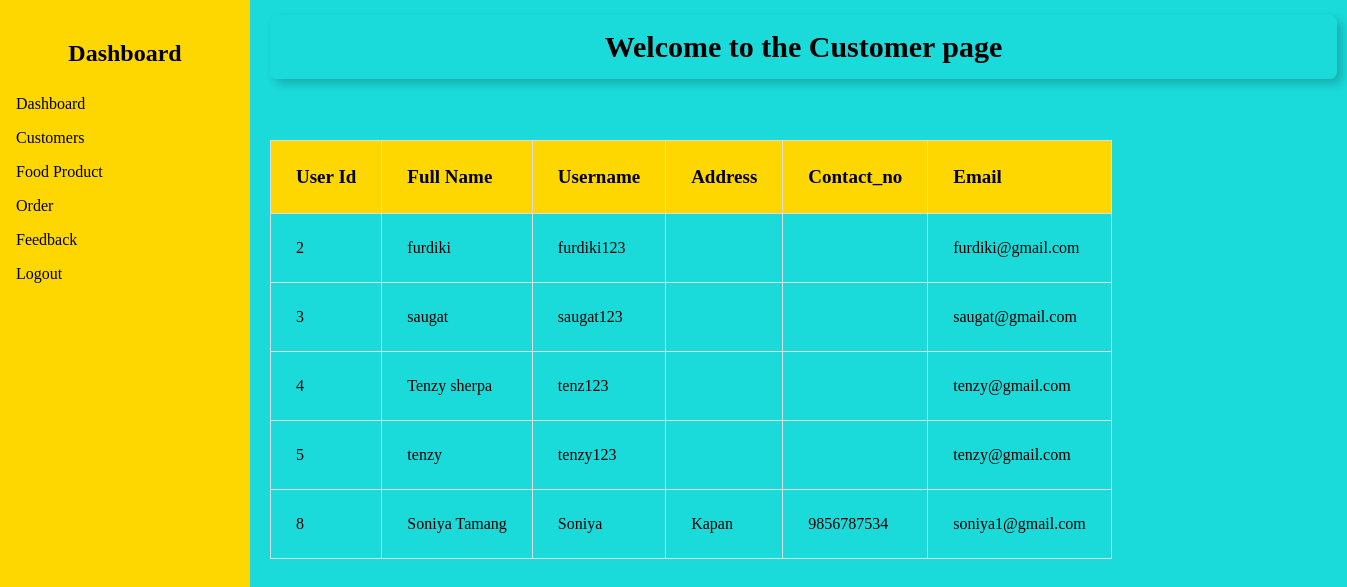
Before: /backend/customers.php (signed in) with the older database file.
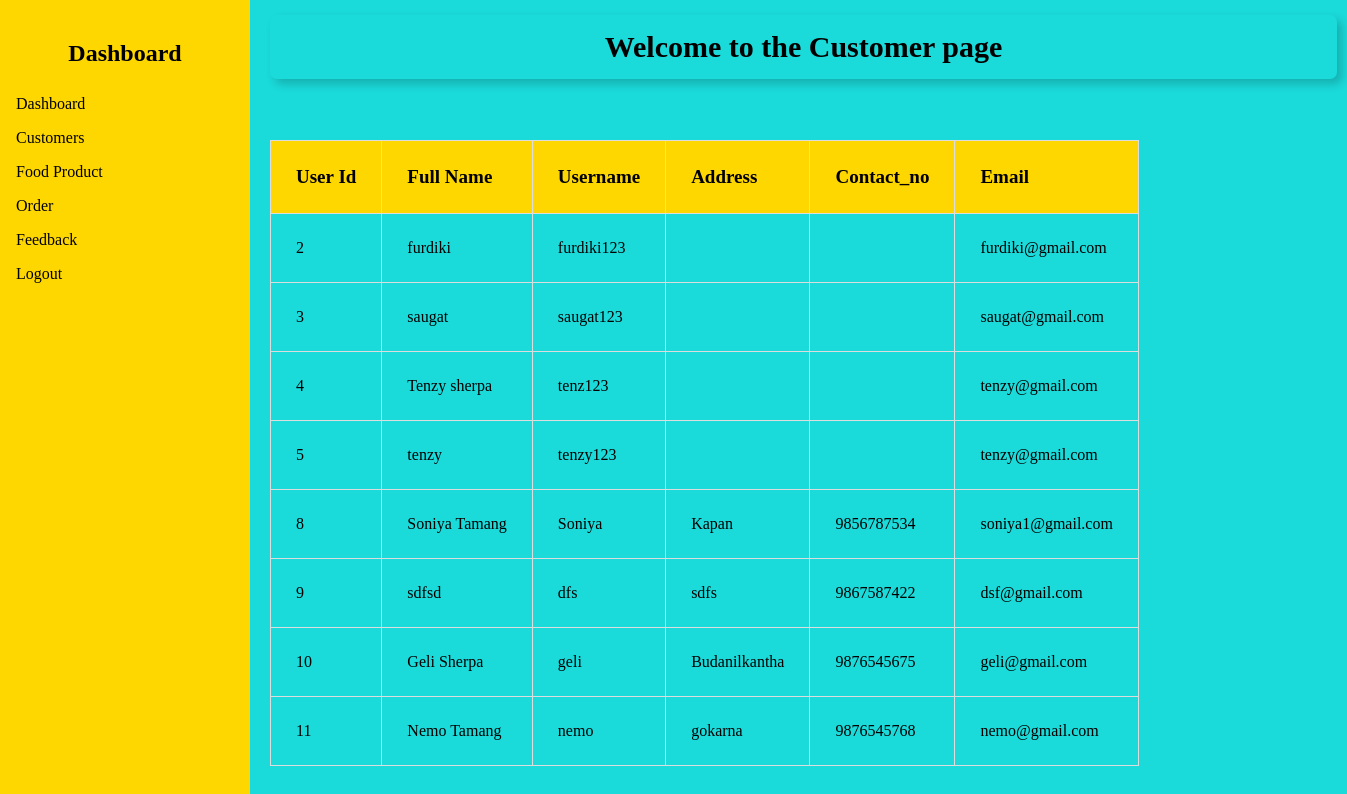
After: the same page with the newer database file.
### tables this page shows
CREATE TABLE `registration` (
  `cid` int(100) NOT NULL,
  `full_name` varchar(100) NOT NULL,
  `username` varchar(100) NOT NULL,
  `address` varchar(100) DEFAULT NULL,
  `contact_no` varchar(100) NOT NULL,
  `email` varchar(100) NOT NULL,
  `password` varchar(100) NOT NULL
);

### backend/customers.php (the view, shortened to what this page needs)
<?php
require_once "../Database/connection.php";
$query = "SELECT * FROM registration";
$stmt = $conn->prepare($query);
$stmt->execute();
$result = $stmt->fetchAll(PDO::FETCH_ASSOC);
?>
<!DOCTYPE html>
<html lang="en">
<head>
    <link rel="stylesheet" href="Css/dashboard_side.css">
    <link rel="stylesheet" href="Css/admin_dashboard.css">
</head>
<body>
    <?php require_once "dashboard_side.php" ?>
    <div class="content">
        <h1>Welcome to the Customer page</h1>
        <table border=1>
            <thead>
            <tr>
                <th>User Id</th>
                <th>Full Name</th>
                <th>Username</th>
                <th>Address</th>
                <th>Contact_no</th>
                <th>Email</th>
            </tr>
            </thead>
            <tbody>
                <?php foreach ($result as $single) { ?>
                <tr>
                    <td>
                        <?php echo $single["cid"]; ?>
                    </td>
                    <td>
                        <?php echo $single["full_name"]; ?>
                    </td>
                    <td>
                        <?php echo $single["username"]; ?>
                    </td>
                    <td>
                        <?php echo $single["address"]; ?>
                    </td>
                    <td>
                        <?php echo $single["contact_no"]; ?>
                    </td>
                    <td>
                        <?php echo $single["email"]; ?>
                    </td>
                </tr>
                <?php } ?>
            </tbody>
        </table>
    </div>
</body>
</html>

Changed rows visible on the page:
added registration: cid "9", full_name "sdfsd", username "dfs", address "sdfs", contact_no "9867587422", email "dsf@gmail.com"
added registration: cid "10", full_name "Geli Sherpa", username "geli", address "Budanilkantha", contact_no "9876545675", email "geli@gmail.com"
added registration: cid "11", full_name "Nemo Tamang", username "nemo", address "gokarna", contact_no "9876545768", email "nemo@gmail.com"
